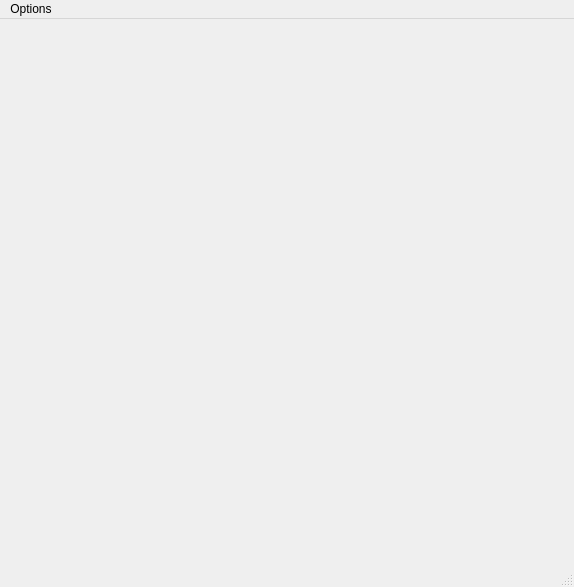
<?xml version="1.0" encoding="UTF-8"?>
<ui version="4.0">
 <class>MainWindow</class>
 <widget class="QMainWindow" name="MainWindow">
  <property name="geometry">
   <rect>
    <x>0</x>
    <y>0</y>
    <width>574</width>
    <height>587</height>
   </rect>
  </property>
  <property name="windowTitle">
   <string>SudoKu</string>
  </property>
  <widget class="QWidget" name="centralwidget">
   <widget class="QWidget" name="gridLayoutWidget">
    <property name="geometry">
     <rect>
      <x>9</x>
      <y>9</y>
      <width>561</width>
      <height>531</height>
     </rect>
    </property>
    <layout class="QGridLayout" name="grid_layout"/>
   </widget>
  </widget>
  <widget class="QMenuBar" name="menubar">
   <property name="geometry">
    <rect>
     <x>0</x>
     <y>0</y>
     <width>574</width>
     <height>22</height>
    </rect>
   </property>
   <widget class="QMenu" name="menuNew_Game">
    <property name="title">
     <string>Options</string>
    </property>
    <widget class="QMenu" name="menuColor_scheme">
     <property name="title">
      <string>Color scheme</string>
     </property>
     <addaction name="actionDark_mode"/>
     <addaction name="actionLight_mode"/>
    </widget>
    <addaction name="menu_new"/>
    <addaction name="menu_open_File"/>
    <addaction name="menuColor_scheme"/>
   </widget>
   <addaction name="menuNew_Game"/>
  </widget>
  <widget class="QStatusBar" name="statusbar"/>
  <action name="menu_new">
   <property name="text">
    <string>New ...</string>
   </property>
  </action>
  <action name="menu_open_File">
   <property name="text">
    <string>Open File</string>
   </property>
  </action>
  <action name="actionDark_mode">
   <property name="text">
    <string>Dark mode</string>
   </property>
  </action>
  <action name="actionLight_mode">
   <property name="text">
    <string>Light mode</string>
   </property>
  </action>
 </widget>
 <resources/>
 <connections/>
</ui>
